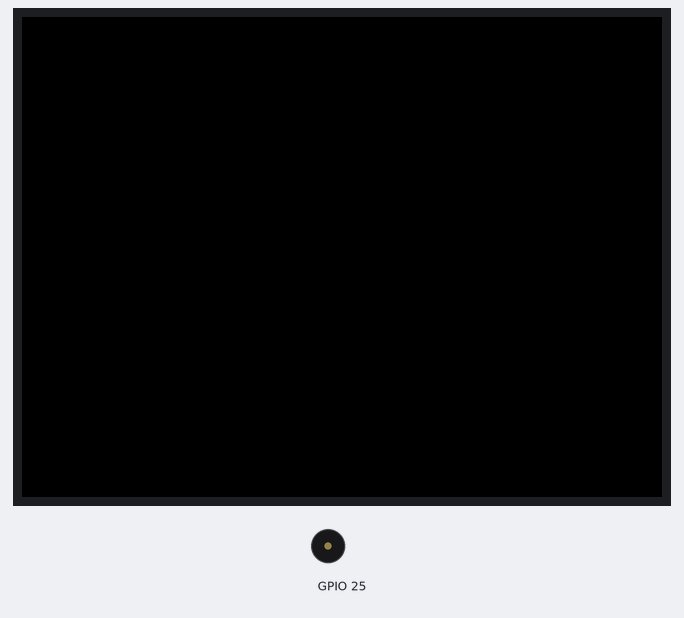
The sketch below on a simulated ESP32. Shown: 320×240 colour display, buzzer (waves = sounding).

Above: at 0.4 s.
Timing chart, 0 to 1.9 s (numbered marks = the images above):
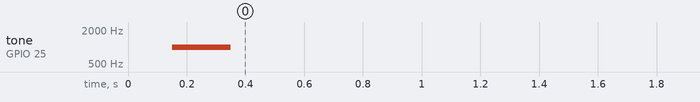

Measured:
- by itself, tone on GPIO 25: silent → 1000 Hz at 0.15 s, → silent 0.20 s later

The sketch:

Speaker1.ino
```cpp
#include <M5Unified.h>

void setup() {
  auto cfg = M5.config();
  cfg.serial_baudrate = 115200;
  M5.begin(cfg);

  M5.Speaker.begin();
  M5.Speaker.setVolume(128);   // 0-255

  // 1kHzを200ms鳴らす（鳴らなければスピーカー初期化/ボード選択/配線が怪しい）
  M5.Speaker.tone(1000, 200);
}

void loop() {
  delay(1000);
}
```
